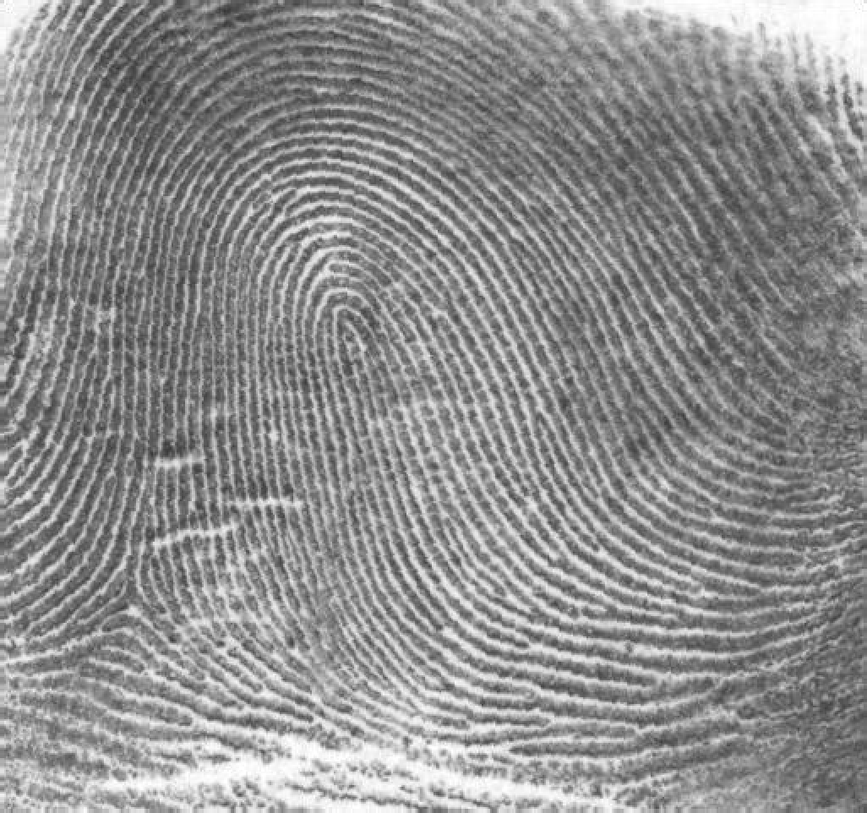
%> input picture DIP3E_CH04/figures/Fig0457(a)(thumb_print).tif, 867 x 813 px, shrunk from 1026 x 962 before the run
$ octave q4_57.m   (GNU Octave 9; MATLAB toolbox functions it lacks are replaced by stand-ins)
%> lines starting %> are read from the running program, lines starting %| are printed output that depends on the picture
%%Figura 4.57
src = imread('Fig0457(a)(thumb_print).tif');
%> src is the input picture: size 813x867 uint8; min 46, max 255, mean 142.7

[M,N] = size(src);
%> M = 813; N = 867
src2 = double(src);

%aplicando a transformada de fourier 2D e o deslocamento para o centro
fft = fftshift(fft2(src2));

%pegando as distâncias para o centro da imagem
x = (ones(M,1) * [1:N] - (fix(N / 2) + 1)) / N;
y = ([1:M]' * ones(1,N) - (fix(M / 2) + 1)) / M;
radius = sqrt(x.^2 + y.^2);

%criando filtro passa alta segundo a equação 4.8-2
filtro = 1 ./ (1.0 + (radius ./ 0.5).^(2*4));
filtro = 1 - filtro;

%aplicando o filtro na imagem
res = fft .* filtro;
im_b = real(ifft2(ifftshift(res)));
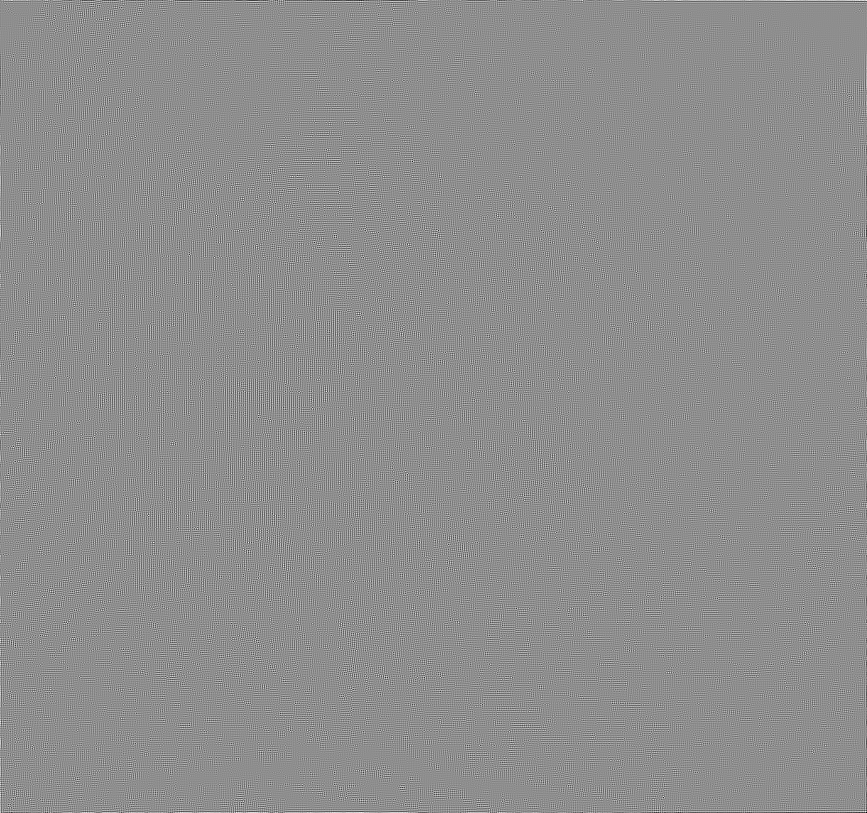
%> im_b: size 813x867 double; min -10.75, max 8.5, mean -1.13e-18; drawn with min black and max white

%limiarizando a imagem
im_c = im2bw(log( 1 + abs(im_b) ), 0.8);
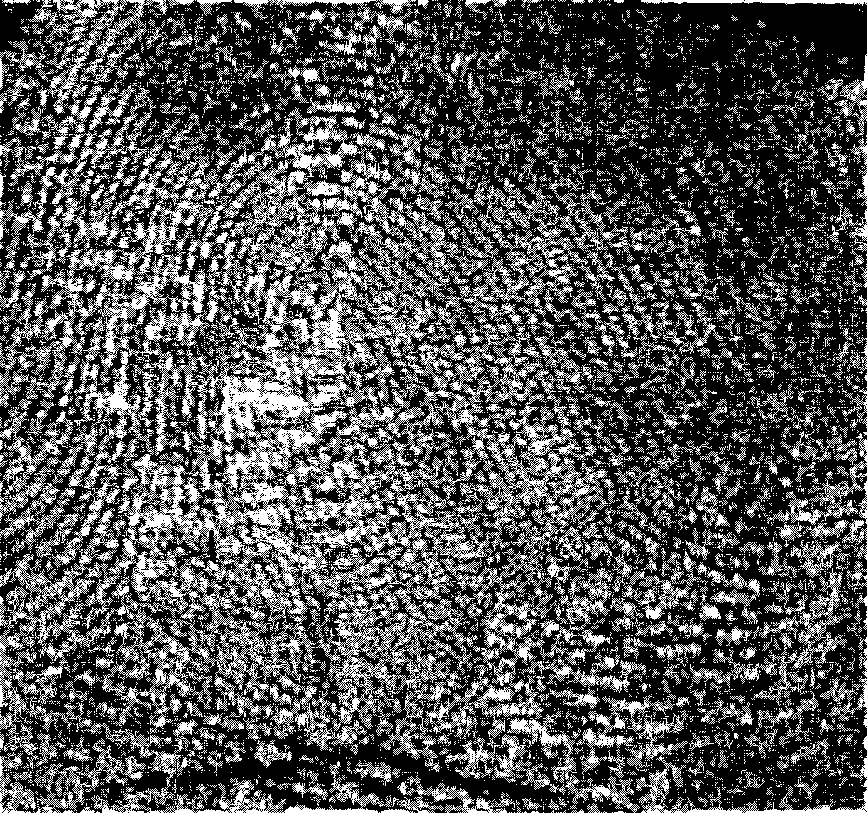
%> im_c: size 813x867 logical; 33% white in thin lines or dots

figure;
subplot(1,3,1);
imshow(src);
subplot(1,3,2);
imshow(log(1 + abs(im_b)), []);
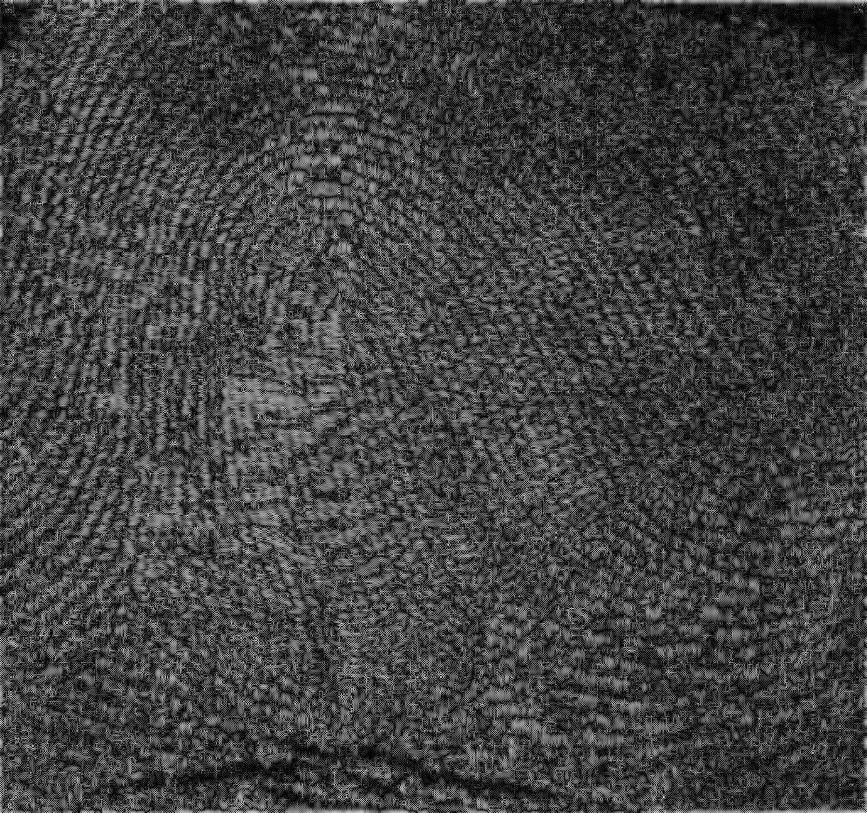
%> displayed picture: size 813x867, on the screen's scale of 0 to 255; min 0, max 255, mean 65.4
subplot(1,3,3);
imshow( im_c, []);
